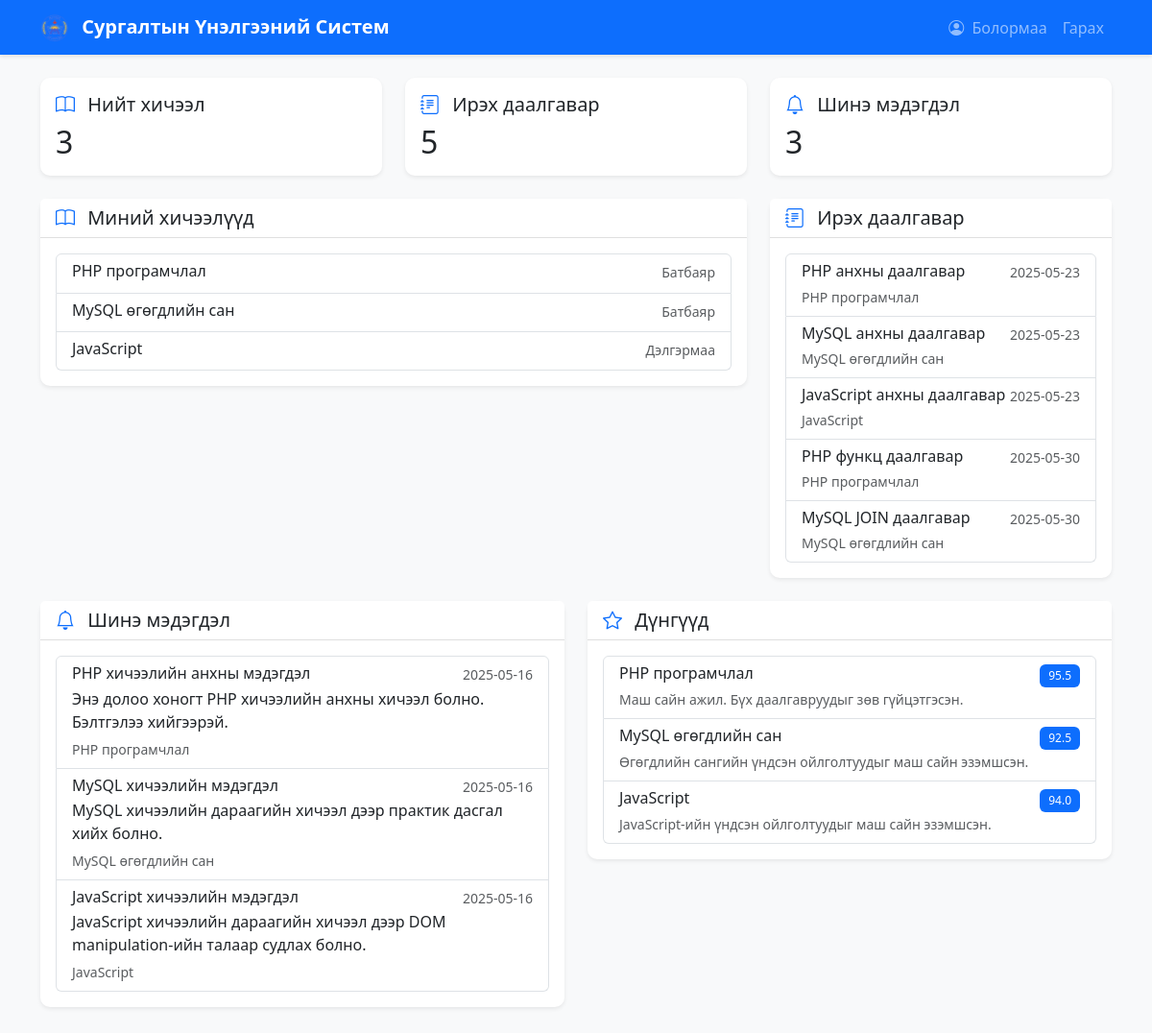
Screenshot of /dashboard/student.php (signed in) with the database file from the repository.
### tables this page shows
CREATE TABLE IF NOT EXISTS courses (
    id INT AUTO_INCREMENT PRIMARY KEY,
    name VARCHAR(255) NOT NULL,
    teacher_id INT NOT NULL,
    created_at TIMESTAMP DEFAULT CURRENT_TIMESTAMP,
    FOREIGN KEY (teacher_id) REFERENCES users(id) ON DELETE CASCADE
);

CREATE TABLE IF NOT EXISTS users (
    id INT AUTO_INCREMENT PRIMARY KEY,
    name VARCHAR(255) NOT NULL,
    email VARCHAR(255) NOT NULL UNIQUE,
    password VARCHAR(255) NOT NULL,
    role ENUM('admin', 'teacher', 'student') NOT NULL,
    created_at TIMESTAMP DEFAULT CURRENT_TIMESTAMP
);

CREATE TABLE IF NOT EXISTS assignments (
    id INT AUTO_INCREMENT PRIMARY KEY,
    course_id INT NOT NULL,
    title VARCHAR(255) NOT NULL,
    description TEXT NOT NULL,
    due_date TIMESTAMP NOT NULL,
    created_at TIMESTAMP DEFAULT CURRENT_TIMESTAMP,
    FOREIGN KEY (course_id) REFERENCES courses(id) ON DELETE CASCADE
);

CREATE TABLE IF NOT EXISTS announcements (
    id INT AUTO_INCREMENT PRIMARY KEY,
    course_id INT NOT NULL,
    title VARCHAR(255) NOT NULL,
    content TEXT NOT NULL,
    author_id INT NOT NULL,
    target_role ENUM('student', 'teacher', 'all') NOT NULL DEFAULT 'all',
    created_at TIMESTAMP DEFAULT CURRENT_TIMESTAMP,
    FOREIGN KEY (course_id) REFERENCES courses(id) ON DELETE CASCADE,
    FOREIGN KEY (author_id) REFERENCES users(id) ON DELETE CASCADE
);

CREATE TABLE IF NOT EXISTS grades (
    id INT AUTO_INCREMENT PRIMARY KEY,
    course_id INT NOT NULL,
    student_id INT NOT NULL,
    grade DECIMAL(5,2) NOT NULL,
    feedback TEXT,
    created_at TIMESTAMP DEFAULT CURRENT_TIMESTAMP,
    updated_at TIMESTAMP DEFAULT CURRENT_TIMESTAMP ON UPDATE CURRENT_TIMESTAMP,
    FOREIGN KEY (course_id) REFERENCES courses(id) ON DELETE CASCADE,
    FOREIGN KEY (student_id) REFERENCES users(id) ON DELETE CASCADE,
    UNIQUE KEY unique_grade (course_id, student_id)
);

### dashboard/student.php (the view, shortened to what this page needs)
<?php
require_once '../db.php';
$stmt = $conn->prepare("
    SELECT c.*, u.name as teacher_name
    FROM courses c
    JOIN course_enrollments ce ON c.id = ce.course_id
    JOIN users u ON c.teacher_id = u.id
    WHERE ce.student_id = ?
");
$stmt->bind_param("i", $_SESSION['user_id']);
$stmt->execute();
$courses = $stmt->get_result()->fetch_all(MYSQLI_ASSOC);
$stmt = $conn->prepare("
    SELECT a.*, c.name as course_name
    FROM assignments a
    JOIN courses c ON a.course_id = c.id
    JOIN course_enrollments ce ON c.id = ce.course_id
    WHERE ce.student_id = ?
    AND a.due_date > NOW()
    ORDER BY a.due_date ASC
    LIMIT 5
");
$stmt->bind_param("i", $_SESSION['user_id']);
$stmt->execute();
$upcoming_assignments = $stmt->get_result()->fetch_all(MYSQLI_ASSOC);
$stmt = $conn->prepare("
    SELECT a.*, c.name as course_name
    FROM announcements a
    JOIN courses c ON a.course_id = c.id
    JOIN course_enrollments ce ON c.id = ce.course_id
    WHERE ce.student_id = ?
    ORDER BY a.created_at DESC
    LIMIT 5
");
$stmt->bind_param("i", $_SESSION['user_id']);
$stmt->execute();
$announcements = $stmt->get_result()->fetch_all(MYSQLI_ASSOC);
$stmt = $conn->prepare("
    SELECT g.*, c.name as course_name
    FROM grades g
    JOIN courses c ON g.course_id = c.id
    WHERE g.student_id = ?
");
$stmt->bind_param("i", $_SESSION['user_id']);
$stmt->execute();
$grades = $stmt->get_result()->fetch_all(MYSQLI_ASSOC);
?>
<!DOCTYPE html>
<html lang="mn">
<head>
    <link href="https://cdn.jsdelivr.net/npm/bootstrap@5.3.0/dist/css/bootstrap.min.css" rel="stylesheet">
    <link rel="stylesheet" href="https://cdn.jsdelivr.net/npm/bootstrap-icons@1.7.2/font/bootstrap-icons.css">
    <link rel="stylesheet" href="../css/style.css">
</head>
<body class="bg-light">
    <nav class="navbar navbar-expand-lg navbar-dark bg-primary">
        <div class="container">
            <a class="navbar-brand" href="student.php">
                <img src="../assets/logo.png" alt="Logo" height="30" class="d-inline-block align-text-top me-2">
                Сургалтын Үнэлгээний Систем
            </a>
            <div class="collapse navbar-collapse" id="navbarNav">
                <ul class="navbar-nav ms-auto">
                    <li class="nav-item">
                        <a class="nav-link" href="settings.php">
                            <i class="bi bi-person-circle me-1"></i>
                            <?php echo htmlspecialchars($_SESSION['user_name']); ?>
                        </a>
                    </li>
                    <li class="nav-item">
                        <a class="nav-link" href="../logout.php">Гарах</a>
                    </li>
                </ul>
            </div>
        </div>
    </nav>
    <div class="container py-4">
        <div class="row">
            <div class="col-md-4 mb-4">
                <div class="card shadow-sm">
                    <div class="card-body">
                        <h5 class="card-title">
                            <i class="bi bi-book text-primary me-2"></i>
                            Нийт хичээл
                        </h5>
                        <h2 class="mb-0"><?php echo count($courses); ?></h2>
                    </div>
                </div>
            </div>
            <div class="col-md-4 mb-4">
                <div class="card shadow-sm">
                    <div class="card-body">
                        <h5 class="card-title">
                            <i class="bi bi-journal-text text-primary me-2"></i>
                            Ирэх даалгавар
                        </h5>
                        <h2 class="mb-0"><?php echo count($upcoming_assignments); ?></h2>
                    </div>
                </div>
            </div>
            <div class="col-md-4 mb-4">
                <div class="card shadow-sm">
                    <div class="card-body">
                        <h5 class="card-title">
                            <i class="bi bi-bell text-primary me-2"></i>
                            Шинэ мэдэгдэл
                        </h5>
                        <h2 class="mb-0"><?php echo count($announcements); ?></h2>
                    </div>
                </div>
            </div>
        </div>
        <div class="row">
            <div class="col-md-8 mb-4">
                <div class="card shadow-sm">
                    <div class="card-header bg-white">
                        <h5 class="mb-0">
                            <i class="bi bi-book text-primary me-2"></i>
                            Миний хичээлүүд
                        </h5>
                    </div>
                    <div class="card-body">
                        <?php if (empty($courses)): ?>
                            <p class="text-muted">Одоогоор ямар нэгэн хичээлд бүртгүүлээгүй байна.</p>
                        <?php else: ?>
                            <div class="list-group">
                                <?php foreach ($courses as $course): ?>
                                    <a href="../courses/view.php?id=<?php echo $course['id']; ?>"
                                       class="list-group-item list-group-item-action">
                                        <div class="d-flex w-100 justify-content-between">
                                            <h6 class="mb-1"><?php echo htmlspecialchars($course['name']); ?></h6>
                                            <small class="text-muted">
                                                <?php echo htmlspecialchars($course['teacher_name']); ?>
                                            </small>
                                        </div>
                                    </a>
                                <?php endforeach; ?>
                            </div>
                        <?php endif; ?>
                    </div>
                </div>
            </div>
            <div class="col-md-4 mb-4">
                <div class="card shadow-sm">
                    <div class="card-header bg-white">
                        <h5 class="mb-0">
                            <i class="bi bi-journal-text text-primary me-2"></i>
                            Ирэх даалгавар
                        </h5>
                    </div>
                    <div class="card-body">
                        <?php if (empty($upcoming_assignments)): ?>
                            <p class="text-muted">Ирэх даалгавар байхгүй байна.</p>
                        <?php else: ?>
                            <div class="list-group">
                                <?php foreach ($upcoming_assignments as $assignment): ?>
                                    <a href="../assignments/view.php?id=<?php echo $assignment['id']; ?>"
                                       class="list-group-item list-group-item-action">
                                        <div class="d-flex w-100 justify-content-between">
                                            <h6 class="mb-1"><?php echo htmlspecialchars($assignment['title']); ?></h6>
                                            <small class="text-muted">
                                                <?php echo date('Y-m-d', strtotime($assignment['due_date'])); ?>
                                            </small>
                                        </div>
                                        <small class="text-muted">
                                            <?php echo htmlspecialchars($assignment['course_name']); ?>
                                        </small>
                                    </a>
                                <?php endforeach; ?>
                            </div>
                        <?php endif; ?>
                    </div>
                </div>
            </div>
        </div>
        <div class="row">
            <div class="col-md-6 mb-4">
                <div class="card shadow-sm">
                    <div class="card-header bg-white">
                        <h5 class="mb-0">
                            <i class="bi bi-bell text-primary me-2"></i>
                            Шинэ мэдэгдэл
                        </h5>
                    </div>
                    <div class="card-body">
                        <?php if (empty($announcements)): ?>
                            <p class="text-muted">Шинэ мэдэгдэл байхгүй байна.</p>
                        <?php else: ?>
                            <div class="list-group">
                                <?php foreach ($announcements as $announcement): ?>
                                    <div class="list-group-item">
                                        <div class="d-flex w-100 justify-content-between">
                                            <h6 class="mb-1"><?php echo htmlspecialchars($announcement['title']); ?></h6>
                                            <small class="text-muted">
                                                <?php echo date('Y-m-d', strtotime($announcement['created_at'])); ?>
                                            </small>
                                        </div>
                                        <p class="mb-1"><?php echo htmlspecialchars($announcement['content']); ?></p>
                                        <small class="text-muted">
                                            <?php echo htmlspecialchars($announcement['course_name']); ?>
                                        </small>
                                    </div>
                                <?php endforeach; ?>
                            </div>
                        <?php endif; ?>
                    </div>
                </div>
            </div>
            <div class="col-md-6 mb-4">
                <div class="card shadow-sm">
                    <div class="card-header bg-white">
                        <h5 class="mb-0">
                            <i class="bi bi-star text-primary me-2"></i>
                            Дүнгүүд
                        </h5>
                    </div>
                    <div class="card-body">
                        <?php if (empty($grades)): ?>
                            <p class="text-muted">Одоогоор дүн байхгүй байна.</p>
                        <?php else: ?>
                            <div class="list-group">
                                <?php foreach ($grades as $grade): ?>
                                    <div class="list-group-item">
                                        <div class="d-flex w-100 justify-content-between">
                                            <h6 class="mb-1"><?php echo htmlspecialchars($grade['course_name']); ?></h6>
                                            <span class="badge bg-primary">
                                                <?php echo number_format($grade['grade'], 1); ?>
                                            </span>
                                        </div>
                                        <?php if ($grade['feedback']): ?>
                                            <small class="text-muted">
                                                <?php echo htmlspecialchars($grade['feedback']); ?>
                                            </small>
                                        <?php endif; ?>
                                    </div>
                                <?php endforeach; ?>
                            </div>
                        <?php endif; ?>
                    </div>
                </div>
            </div>
        </div>
    </div>
</body>
</html>

### css/style.css (style rules this page uses)
body { min-height: 100vh; display: flex; flex-direction: column; }
.card { border: none; border-radius: 10px; }
.card-header { border-bottom: 1px solid rgba(0,0,0,.125); background-color: #fff; }
.badge { padding: 0.5em 0.75em; font-weight: 500; }
.navbar { box-shadow: 0 2px 4px rgba(0,0,0,.1); }
.navbar-brand { font-weight: 600; }

### rows the page displays
courses: name "PHP програмчлал", teacher.name "Батбаяр"
courses: name "MySQL өгөгдлийн сан", teacher.name "Батбаяр"
courses: name "JavaScript", teacher.name "Дэлгэрмаа"
assignments: title "PHP анхны даалгавар", due_date "2025-05-23", course.name "PHP програмчлал"
assignments: title "MySQL анхны даалгавар", due_date "2025-05-23", course.name "MySQL өгөгдлийн сан"
assignments: title "JavaScript анхны даалгавар", due_date "2025-05-23", course.name "JavaScript"
assignments: title "PHP функц даалгавар", due_date "2025-05-30", course.name "PHP програмчлал"
assignments: title "MySQL JOIN даалгавар", due_date "2025-05-30", course.name "MySQL өгөгдлийн сан"
announcements: title "PHP хичээлийн анхны мэдэгдэл", created_at "2025-05-16", content "Энэ долоо хоногт PHP хичээлийн анхны хичээл болно. Бэлтгэлээ хийгээрэй.", course.name "PHP програмчлал"
announcements: title "MySQL хичээлийн мэдэгдэл", created_at "2025-05-16", content "MySQL хичээлийн дараагийн хичээл дээр практик дасгал хийх болно.", course.name "MySQL өгөгдлийн сан"
announcements: title "JavaScript хичээлийн мэдэгдэл", created_at "2025-05-16", content "JavaScript хичээлийн дараагийн хичээл дээр DOM manipulation-ийн талаар судлах болно.", course.name "JavaScript"
grades: course.name "PHP програмчлал", grade "95.5", feedback "Маш сайн ажил. Бүх даалгавруудыг зөв гүйцэтгэсэн."
grades: course.name "MySQL өгөгдлийн сан", grade "92.5", feedback "Өгөгдлийн сангийн үндсэн ойлголтуудыг маш сайн эзэмшсэн."
grades: course.name "JavaScript", grade "94.0", feedback "JavaScript-ийн үндсэн ойлголтуудыг маш сайн эзэмшсэн."

### other values shown
$_SESSION['user_name'] "Болормаа"
count($courses) "3"
count($upcoming_assignments) "5"
count($announcements) "3"
